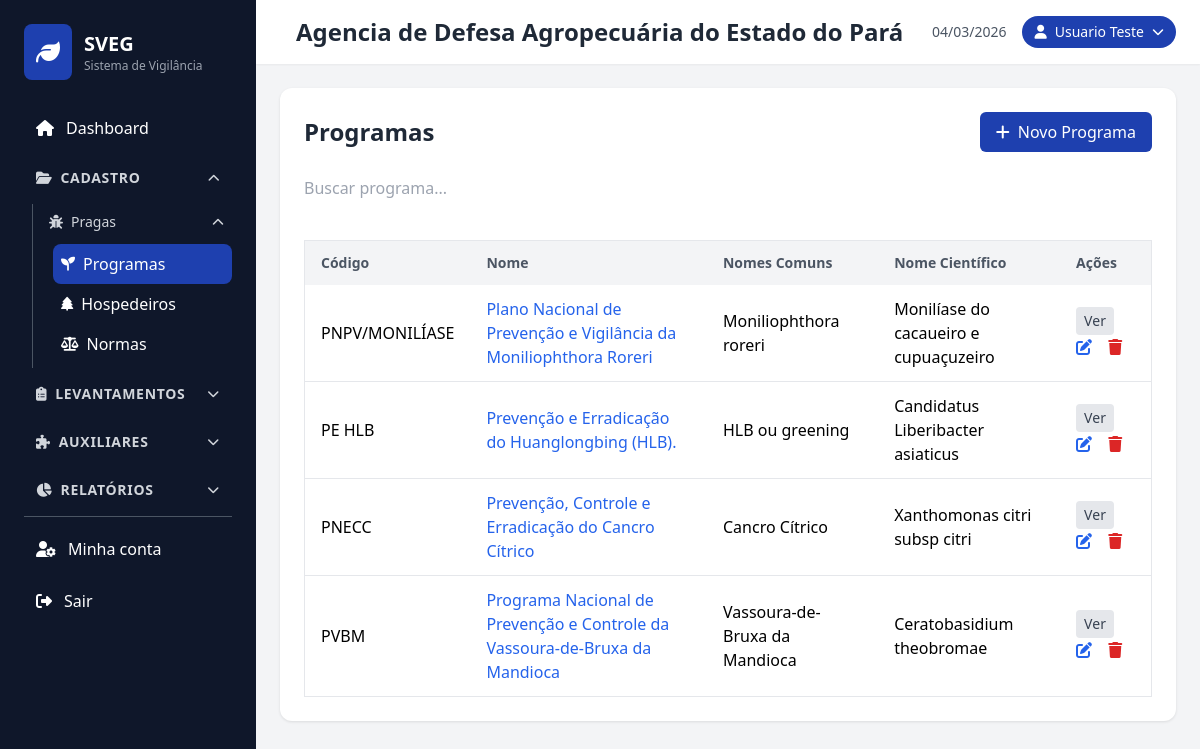
The app's page /programas/index.php (signed in) with its own data.
### tables this page shows
CREATE TABLE `programas` (
  `id` char(36) NOT NULL,
  `codigo` varchar(20) DEFAULT NULL,
  `nome` varchar(255) NOT NULL,
  `nomes_comuns` varchar(255) DEFAULT NULL,
  `nome_cientifico` varchar(255) DEFAULT NULL,
  `criado_em` timestamp NOT NULL DEFAULT CURRENT_TIMESTAMP,
  `atualizado_em` timestamp NOT NULL DEFAULT CURRENT_TIMESTAMP ON UPDATE CURRENT_TIMESTAMP
);

### programas/index.php (the view, shortened to what this page needs)
<?php
include '../includes/header.php';
$database = new Database();
$db = $database->getConnection();
$stmt = $db->query("SELECT * FROM programas ORDER BY nome ASC");
$programas = $stmt->fetchAll(PDO::FETCH_ASSOC);
?>
<div class="card">
    <div class="flex justify-between items-center mb-6">
        <h2 class="text-2xl font-bold text-gray-800">Programas</h2>
        <a href="create.php" class="btn-primary">
            <i class="fas fa-plus mr-2"></i>Novo Programa
        </a>
    </div>
    <div class="mb-4">
        <input type="text" id="search" placeholder="Buscar programa..." class="form-group w-full">
    </div>
    <div class="table-container">
        <table class="min-w-full bg-white border border-gray-200">
            <thead>
                <tr class="bg-gray-100">
                    <th class="py-3 px-4 text-left text-sm font-semibold text-gray-600">Código</th>
                    <th class="py-3 px-4 text-left text-sm font-semibold text-gray-600">Nome</th>
                    <th class="py-3 px-4 text-left text-sm font-semibold text-gray-600">Nomes Comuns</th>
                    <th class="py-3 px-4 text-left text-sm font-semibold text-gray-600">Nome Científico</th>
                    <th class="py-3 px-4 text-left text-sm font-semibold text-gray-600">Ações</th>
                </tr>
            </thead>
            <tbody id="programas-table">
                <?php foreach ($programas as $programa): ?>
                <tr class="border-b hover:bg-gray-50 programa-row" data-nome="<?php echo strtolower($programa['nome']); ?>">
                    <td class="py-3 px-4"><?php echo htmlspecialchars($programa['codigo'] ?? '-'); ?></td>
                    <td class="py-3 px-4 font-medium">
                        <a href="edit.php?id=<?php echo htmlspecialchars($programa['id']); ?>" class="text-blue-600 hover:text-blue-800 hover:underline"><?php echo htmlspecialchars($programa['nome']); ?></a>
                    </td>
                    <td class="py-3 px-4"><?php echo htmlspecialchars($programa['nomes_comuns'] ?? '-'); ?></td>
                    <td class="py-3 px-4"><?php echo htmlspecialchars($programa['nome_cientifico'] ?? '-'); ?></td>
                    <td class="py-3 px-4">
                        <button type="button" class="inline-flex items-center justify-center px-2 py-1 rounded bg-gray-200 text-gray-700 hover:bg-gray-300 font-medium text-sm mr-3 btn-view-programa" data-id="<?php echo htmlspecialchars($programa['id']); ?>" title="Ver normas e hospedeiros">
                            Ver
                        </button>
                        <a href="edit.php?id=<?php echo $programa['id']; ?>" class="text-blue-600 hover:text-blue-800 mr-3" title="Editar">
                            <i class="fas fa-edit"></i>
                        </a>
                        <a href="delete.php?id=<?php echo $programa['id']; ?>" class="text-red-600 hover:text-red-800" title="Excluir" onclick="return confirm('Tem certeza que deseja excluir este programa?')">
                            <i class="fas fa-trash"></i>
                        </a>
                    </td>
                </tr>
                <?php endforeach; ?>
            </tbody>
        </table>
    </div>
</div>
<?php include '../includes/footer.php'; ?>

### css/style.css (style rules this page uses)
body { font-family: 'Segoe UI', Tahoma, Geneva, Verdana, sans-serif; }
.table-container { overflow-x: auto; }
.btn-primary { background-color: #1e40af; color: white; padding: 8px 16px; border-radius: 6px; text-decoration: none; display: inline-block; transition: all 0.3s; }
.form-group { margin-bottom: 1.5rem; }
.card { background: white; border-radius: 12px; box-shadow: 0 1px 3px rgba(0, 0, 0, 0.1); padding: 1.5rem; margin-bottom: 1.5rem; }

### records on screen
programas: codigo "PNPV/MONILÍASE", nome "Plano Nacional de Prevenção e Vigilância da Moniliophthora Roreri", nomes_comuns "Moniliophthora roreri", nome_cientifico "Monilíase do cacaueiro e cupuaçuzeiro"
programas: codigo "PE HLB", nome "Prevenção e Erradicação do Huanglongbing (HLB).", nomes_comuns "HLB ou greening", nome_cientifico "Candidatus Liberibacter asiaticus"
programas: codigo "PNECC", nome "Prevenção, Controle e Erradicação do Cancro Cítrico", nomes_comuns "Cancro Cítrico", nome_cientifico "Xanthomonas citri subsp citri"
programas: codigo "PVBM", nome "Programa Nacional de Prevenção e Controle da Vassoura-de-Bruxa da Mandioca", nomes_comuns "Vassoura-de-Bruxa da Mandioca", nome_cientifico "Ceratobasidium theobromae"

### other values on screen
$u['orgao_nome'] "Agencia de Defesa Agropecuária do Estado do Pará"
$user['name'] "Usuario Teste"
